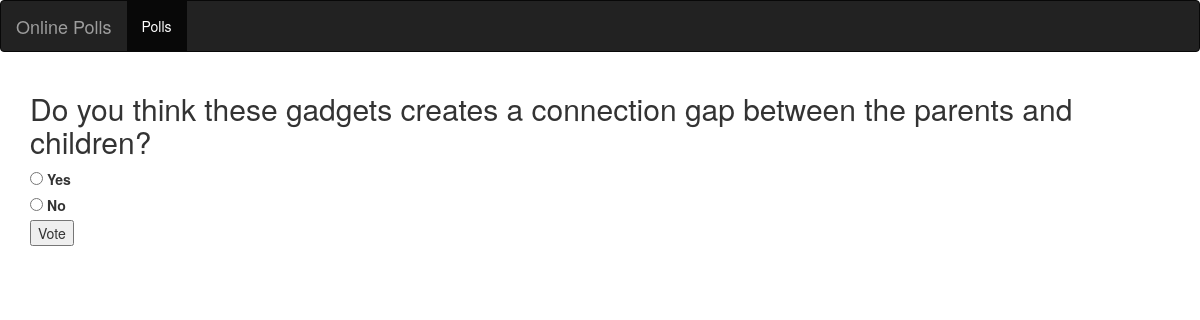
The app's page /polls/8/ with its own data.
### polls/models.py (models this page shows, shortened)
@python_2_unicode_compatible  #for python 2 support
class Question(models.Model):
	question_text = models.CharField(max_length=200)
	pub_date = models.DateTimeField('Date Published')
	category = models.CharField(max_length=50,null=True)

@python_2_unicode_compatible  #for python 2 support
class Choice(models.Model):
	question = models.ForeignKey(Question,
								on_delete=models.CASCADE)
	choice_text = models.CharField(max_length=200)
	votes = models.IntegerField(default=0)

### polls/views.py (the view)
# urls.py: url(r'^(?P<pk>[0-9]+)/$', views.DetailView.as_view(), name='detail'),
class DetailView(generic.DetailView):
	model = Question
	template_name = 'polls/detail.html'

### polls/templates/polls/detail.html (shortened to what this page needs)
<!DOCTYPE html>
<html lang="en">
<head>
  <link rel="stylesheet" href="http://maxcdn.bootstrapcdn.com/bootstrap/3.3.4/css/bootstrap.min.css">
</head>
<body>
 <nav class="navbar navbar-inverse">
        <div class="container-fluid">
            <div class="navbar-header">
                <a href="" class="navbar-brand">Online Polls</a>
            </div>
            <div>
                <ul class="nav navbar-nav">
                    <li class="active"><a href="{% url 'polls:index' %}">Polls</a></li>
                </ul>
            </div>
        </div>
  </nav>
<div class="container">
<h2>{{ question.question_text }}</h2>
<form action="{% url 'polls:vote' question.id %}" method="post">
{% for choice in question.choice_set.all %}
	<input type="radio" name="choice" id="choice {{ forloop.counter }}" value="{{ choice.id }}" />
	<label for="choice{{ forloop.counter }}">{{ choice.choice_text }}</label><br/>
	{% endfor %}
	<input type="submit" value="Vote" />
</form>
</div>
</body>

### records on screen
Question: question_text "Do you think these gadgets creates a connection gap between the parents and children?"
Choice: choice_text "Yes"
Choice: choice_text "No"
